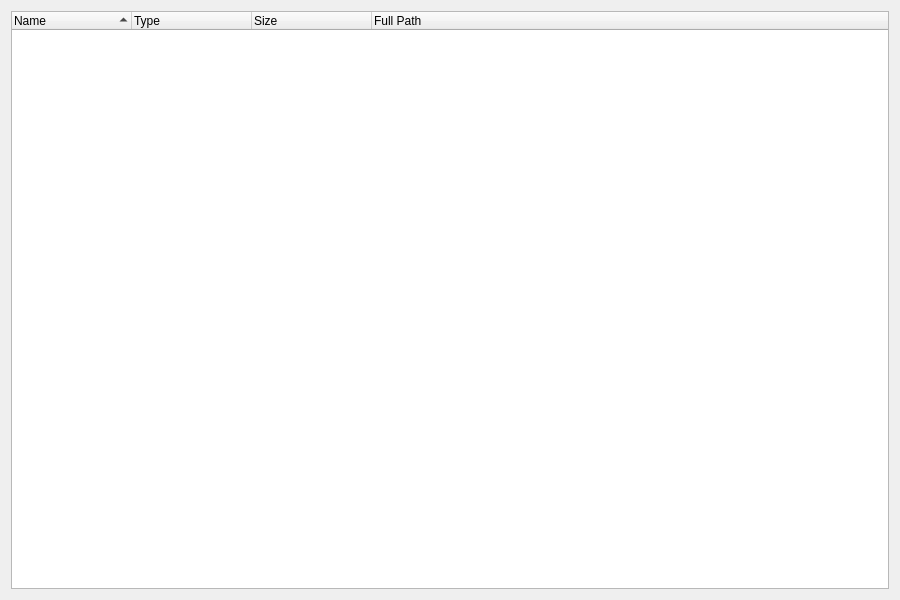
<?xml version="1.0" encoding="UTF-8"?>
<ui version="4.0">
 <class>ImportManager</class>
 <widget class="QMainWindow" name="ImportManager">
  <property name="geometry">
   <rect>
    <x>0</x>
    <y>0</y>
    <width>900</width>
    <height>600</height>
   </rect>
  </property>
  <property name="windowTitle">
   <string>ImportManager</string>
  </property>
  <widget class="QWidget" name="centralWidget">
   <layout class="QVBoxLayout" name="verticalLayout">
    <item>
     <widget class="QTreeWidget" name="treeWidget">
      <property name="indentation">
       <number>10</number>
      </property>
      <property name="sortingEnabled">
       <bool>true</bool>
      </property>
      <property name="wordWrap">
       <bool>true</bool>
      </property>
      <attribute name="headerDefaultSectionSize">
       <number>120</number>
      </attribute>
      <attribute name="headerMinimumSectionSize">
       <number>100</number>
      </attribute>
      <column>
       <property name="text">
        <string>Name</string>
       </property>
      </column>
      <column>
       <property name="text">
        <string>Type</string>
       </property>
      </column>
      <column>
       <property name="text">
        <string>Size</string>
       </property>
      </column>
      <column>
       <property name="text">
        <string>Full Path</string>
       </property>
      </column>
     </widget>
    </item>
   </layout>
  </widget>
 </widget>
 <layoutdefault spacing="6" margin="11"/>
 <resources/>
 <connections/>
</ui>
